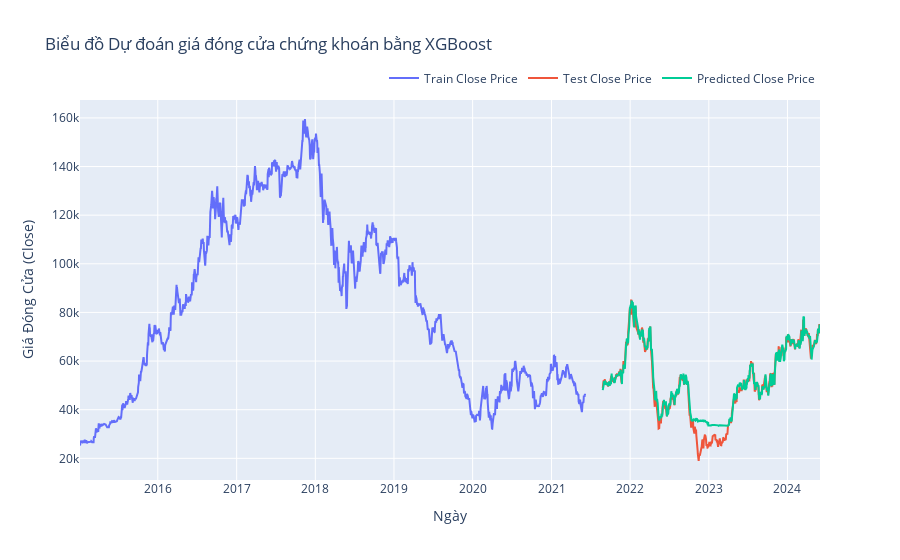

Write notebook code for a chart like this one.
### Markdown cell above
# 3. MÔ HÌNH XGBoost

### Code cell
# Tạo dataset để dự báo
X = []
y = []

for i in range(60, len(scaled_data)):
    X.append(scaled_data[i-60:i, 0])
    y.append(scaled_data[i, 0])

X, y = np.array(X), np.array(y)

# Chia dữ liệu thành tập train và test
train_size = int(len(X) * 0.7)
X_train, X_test, y_train, y_test = train_test_split(X, y, test_size=(1 - train_size / len(X)), shuffle=False)

# XGBoost yêu cầu dữ liệu đầu vào 2D, nên reshape lại
X_train_reshaped = X_train.reshape(X_train.shape[0], X_train.shape[1])
X_test_reshaped = X_test.reshape(X_test.shape[0], X_test.shape[1])

# Huấn luyện mô hình XGBoost
model = xgb.XGBRegressor(objective='reg:squarederror', n_estimators=1000, learning_rate=0.01)
model.fit(X_train_reshaped, y_train)

# Dự đoán giá đóng cửa
predictions = model.predict(X_test_reshaped)
predictions = scaler.inverse_transform(predictions.reshape(-1, 1))

# Tạo chỉ mục cho valid_data
valid_index = new_dataset.index[len(new_dataset) - len(y_test):]

# Tạo DataFrame cho valid_data với các dự đoán
valid_data = pd.DataFrame(index=valid_index)
valid_data['Close'] = new_dataset['Close'][len(new_dataset) - len(y_test):]
valid_data['Predictions'] = predictions

# Tạo biểu đồ tương tác
fig = go.Figure()

# Thêm trace cho giá đóng cửa của tập huấn luyện
fig.add_trace(go.Scatter(x=new_dataset[:train_size].index, y=new_dataset[:train_size]['Close'], mode='lines', name='Train Close Price'))

# Thêm trace cho giá đóng cửa thực tế của tập kiểm tra
fig.add_trace(go.Scatter(x=valid_data.index, y=valid_data['Close'], mode='lines', name='Test Close Price'))

# Thêm trace cho giá đóng cửa dự đoán của tập kiểm tra
fig.add_trace(go.Scatter(x=valid_data.index, y=valid_data['Predictions'], mode='lines', name='Predicted Close Price'))

# Thiết lập tiêu đề và trục
fig.update_layout(
    title='Biểu đồ Dự đoán giá đóng cửa chứng khoán bằng XGBoost',
    xaxis_title='Ngày',
    yaxis_title='Giá Đóng Cửa (Close)',
    legend=dict(
        orientation="h",
        yanchor="bottom",
        y=1.02,
        xanchor="right",
        x=1
    )
)

# Hiển thị biểu đồ
fig.show()

### Figure 1 — Plotly figure (JSON) as saved in the notebook; plotly's stock layout.template omitted (floating-point values rounded to 4 significant figures; data arrays with more than 128 entries replaced by an {"elided": "..."} marker saying what was removed)
{"data": [{"mode": "lines", "name": "Train Close Price", "type": "scatter", "x": {"elided": "1600 str values"}, "y": {"elided": "1600 float values"}}, {"mode": "lines", "name": "Test Close Price", "type": "scatter", "x": {"elided": "687 str values"}, "y": {"elided": "687 float values"}}, {"mode": "lines", "name": "Predicted Close Price", "type": "scatter", "x": {"elided": "687 str values"}, "y": {"elided": "687 float values"}}], "layout": {"legend": {"orientation": "h", "x": 1, "xanchor": "right", "y": 1.02, "yanchor": "bottom"}, "title": {"text": "Biểu đồ Dự đoán giá đóng cửa chứng khoán bằng XGBoost"}, "xaxis": {"title": {"text": "Ngày"}}, "yaxis": {"title": {"text": "Giá Đóng Cửa (Close)"}}}}
